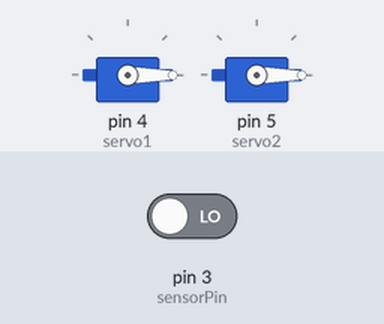
This sketch was run on a simulated Arduino Uno, built with avr-gcc and run on an emulated ATmega328P. Parts: 2 × servo. The inputs (shaded band) are chosen by the test bench; at power-on: pin 3 (sensorPin) LOW.

Above: at 1.2 s.
1.3 s: pin 3 (sensorPin) driven HIGH
At 2.0 s:
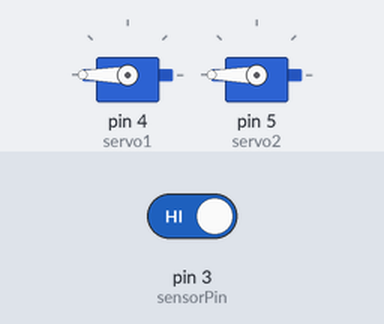
4.3 s: pin 3 (sensorPin) driven LOW
At 6.2 s:
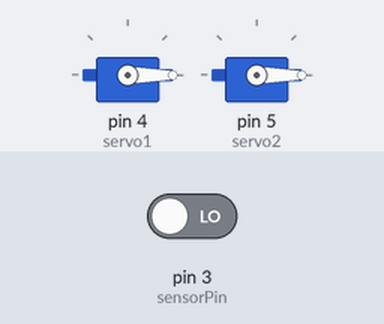
Timing chart, 0 to 7.7 s (numbered marks = the images above; inputs shaded):
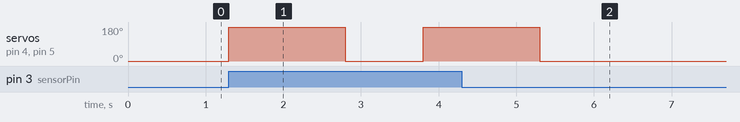

The sketch:

wearable_avant_garde.ino
```cpp
#include <Servo.h>

Servo servo1;
Servo servo2;

const int sensorPin = 3;

void setup() {
  pinMode(sensorPin, INPUT);

  servo1.attach(4);
  servo2.attach(5);

  servo1.write(0);
  servo2.write(0);
}

void loop() {
  int sensorState = digitalRead(sensorPin);

  if(sensorState == HIGH) {

    servo1.write(180);
    servo2.write(180);

    delay(1500);

    servo1.write(0);
    servo2.write(0);

    delay(1000);
  }
}
```

Measured:
- after the input at 1.3 s, servo on pin 4 (servo1), servo on pin 5 (servo2): 0° → 180° at once, → 0° 1.5 s later, → 180° 1.0 s later
- after the input at 4.3 s, servo on pin 4 (servo1), servo on pin 5 (servo2): goes on until 5.3 s, then stays 0°
